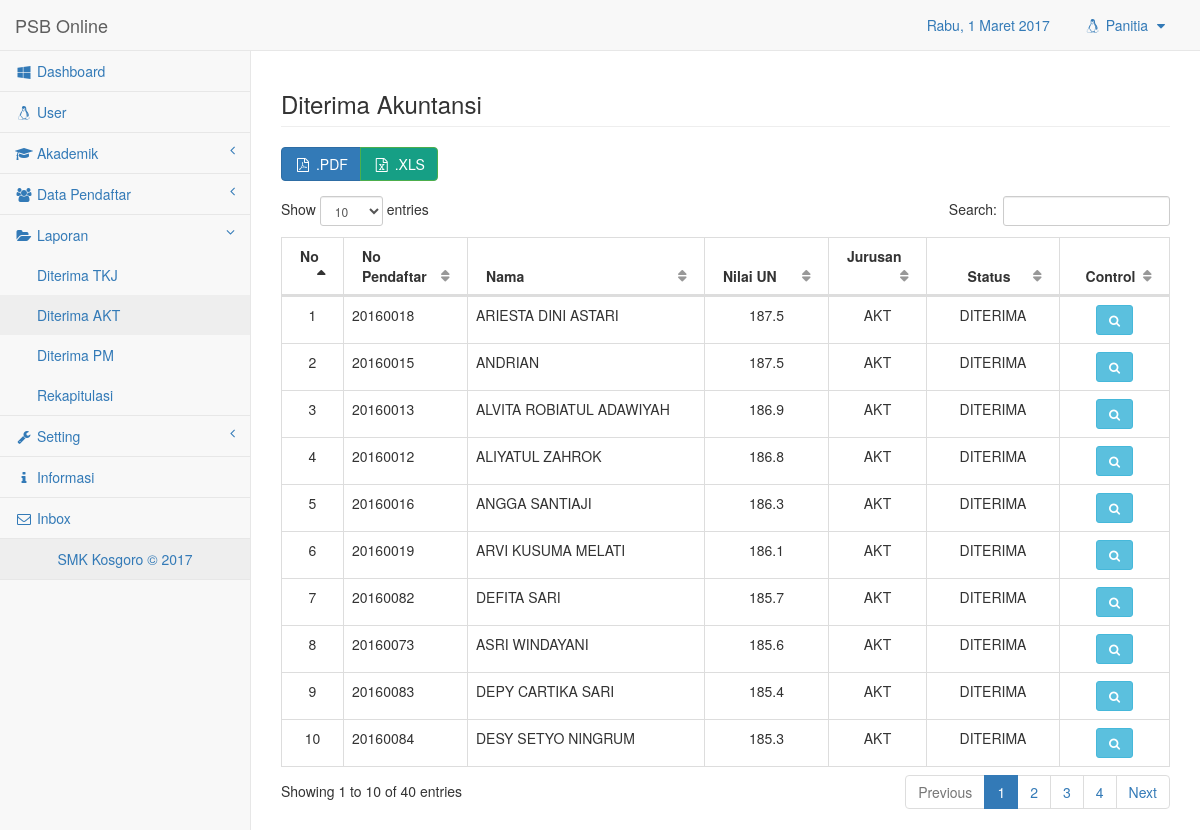
/app/admin.php?p=laporan.viewakt (signed in), run on the app's committed database.
### tables this page shows
CREATE TABLE `tb_siswa` (
  `id_siswa` int(10) NOT NULL,
  `no_reg` varchar(10) NOT NULL,
  `nama` varchar(100) NOT NULL,
  `jk` varchar(10) NOT NULL,
  `as_sklh` varchar(100) NOT NULL,
  `jmlnilai` float NOT NULL,
  `jurusan` varchar(50) NOT NULL,
  `tglconfirm` datetime NOT NULL,
  `status` varchar(20) NOT NULL,
  `regist` varchar(20) NOT NULL
);

### app/modul/laporan/viewakt.php (the view, shortened to what this page needs)
<div class="row">
    <div class="col-lg-12">
        <h3 class="page-header">Diterima Akuntansi</h3>
    </div>
</div>
<div class="btn-group" role="group" aria-label="...">
    <a href="print.php?rdr=laporan.pdfakt" target='_blank' title="Print PDF" class="btn btn-primary"><i class="fa fa-file-pdf-o fa-fw"></i> .PDF</a>
    <a href="../app/modul/excel/xlsakt.php" title="Eksport Excel" class="btn btn-success" style="background-color:#169F85;"><i class="fa fa-file-excel-o fa-fw"></i> .XLS</a>
</div>
<div class="row">
<div class="panel-body">
    <div class="dataTable_wrapper">
        <div class="table-responsive">
            <table class="table table-bordered table-hover" id="dataTables-example">
                <thead>
                    <tr>
                        <th style="width:7%;">No</th>
                        <th style="width:14%;">No Pendaftar</th>
                        <th>Nama</th>
                        <th style="width:14%;">Nilai UN</th>
                        <th style="width:11%;">Jurusan</th>
                        <th style="width:15%; text-align:center;">Status</th>
                        <th style="text-align:center;">Control</th>
                    </tr>
                </thead>
                <tbody>
                    <?php
                        $sql = mysqli_query($conn, "SELECT * FROM tb_siswa WHERE jurusan='AKT' ORDER BY jmlnilai DESC");
                        $no=0;
                        while ($data=mysqli_fetch_assoc($sql)) {
                        $no++;
                    ?>
                    <tr class="odd gradeX">
                        <td style="text-align:center;"><?php echo $no; ?></td>
                        <td ><?php echo $data['no_reg']; ?></td>
                        <td ><?php echo $data['nama']; ?></td>
                        <td style="text-align:center;"><?php echo $data['jmlnilai'];?></td>
                        <td style="text-align:center;"><?php echo $data['jurusan'];?></td>
                        <td style="text-align:center;"><?php echo $data['status'];?></td>
                        <td style="text-align:center;">
                        <a class="btn btn-info btn-sm" title="Detail" data-toggle="modal" data-target="#myModal<?php echo $data['no_reg']; ?>"><span class="fa fa-search fa-fw" aria-hidden="true"></span></a>
                        </td>
                    </tr>
                    <?php
                        }
                    ?>
                </tbody>
            </table>
        </div>
    </div>
</div>
</div>

### data on the page
tb_siswa: no_reg "20160018", nama "ARIESTA DINI ASTARI", jmlnilai "187.5", jurusan "AKT", status "DITERIMA"
tb_siswa: no_reg "20160015", nama "ANDRIAN", jmlnilai "187.5", jurusan "AKT", status "DITERIMA"
tb_siswa: no_reg "20160013", nama "ALVITA ROBIATUL ADAWIYAH", jmlnilai "186.9", jurusan "AKT", status "DITERIMA"
tb_siswa: no_reg "20160012", nama "ALIYATUL ZAHROK", jmlnilai "186.8", jurusan "AKT", status "DITERIMA"
tb_siswa: no_reg "20160016", nama "ANGGA SANTIAJI", jmlnilai "186.3", jurusan "AKT", status "DITERIMA"
tb_siswa: no_reg "20160019", nama "ARVI KUSUMA MELATI", jmlnilai "186.1", jurusan "AKT", status "DITERIMA"
tb_siswa: no_reg "20160082", nama "DEFITA SARI", jmlnilai "185.7", jurusan "AKT", status "DITERIMA"
tb_siswa: no_reg "20160073", nama "ASRI WINDAYANI", jmlnilai "185.6", jurusan "AKT", status "DITERIMA"
tb_siswa: no_reg "20160083", nama "DEPY CARTIKA SARI", jmlnilai "185.4", jurusan "AKT", status "DITERIMA"
tb_siswa: no_reg "20160084", nama "DESY SETYO NINGRUM", jmlnilai "185.3", jurusan "AKT", status "DITERIMA"

### other printed values
$hari_ini "Rabu"
$_SESSION['usr_username'] "Panitia"
